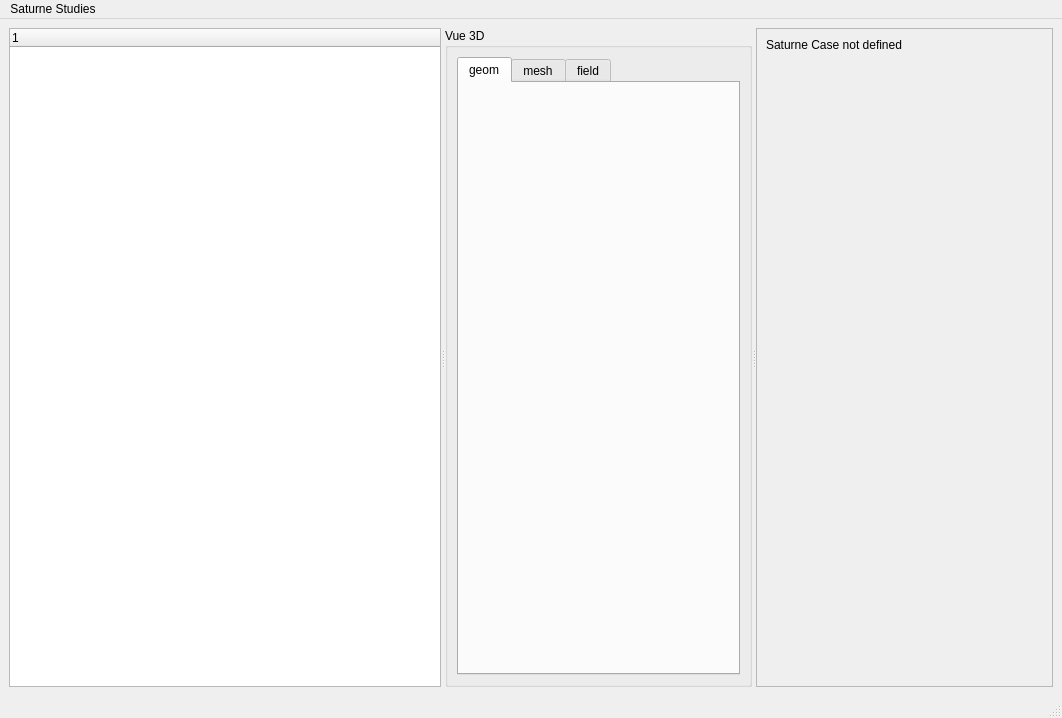
<?xml version="1.0" encoding="UTF-8"?>
<ui version="4.0">
 <class>mw_Saturne</class>
 <widget class="QMainWindow" name="mw_Saturne">
  <property name="geometry">
   <rect>
    <x>0</x>
    <y>0</y>
    <width>1062</width>
    <height>718</height>
   </rect>
  </property>
  <property name="windowTitle">
   <string>Saturne 8</string>
  </property>
  <widget class="QWidget" name="centralwidget">
   <layout class="QGridLayout" name="gridLayout_2">
    <item row="0" column="0">
     <widget class="QSplitter" name="splitter">
      <property name="orientation">
       <enum>Qt::Horizontal</enum>
      </property>
      <widget class="QTreeWidget" name="tw_gauche">
       <column>
        <property name="text">
         <string notr="true">1</string>
        </property>
       </column>
      </widget>
      <widget class="QGroupBox" name="gb_central">
       <property name="sizePolicy">
        <sizepolicy hsizetype="Preferred" vsizetype="Preferred">
         <horstretch>0</horstretch>
         <verstretch>0</verstretch>
        </sizepolicy>
       </property>
       <property name="title">
        <string>Vue 3D</string>
       </property>
       <layout class="QGridLayout" name="gridLayout">
        <item row="0" column="0">
         <widget class="QTabWidget" name="tw_central">
          <property name="currentIndex">
           <number>0</number>
          </property>
          <widget class="QWidget" name="tabGeom">
           <attribute name="title">
            <string>geom</string>
           </attribute>
           <layout class="QGridLayout" name="gl_geom">
            <item row="0" column="0">
             <widget class="QWidget" name="wd_viewGeom" native="true"/>
            </item>
           </layout>
          </widget>
          <widget class="QWidget" name="tabMesh">
           <attribute name="title">
            <string>mesh</string>
           </attribute>
           <layout class="QGridLayout" name="gl_mesh">
            <item row="0" column="0">
             <widget class="QWidget" name="wd_viewSmesh" native="true"/>
            </item>
           </layout>
          </widget>
          <widget class="QWidget" name="tabField">
           <attribute name="title">
            <string>field</string>
           </attribute>
           <layout class="QGridLayout" name="gl_field">
            <item row="0" column="0">
             <widget class="QWidget" name="wd_viewField" native="true"/>
            </item>
           </layout>
          </widget>
         </widget>
        </item>
       </layout>
      </widget>
      <widget class="QFrame" name="fr_droite">
       <property name="frameShape">
        <enum>QFrame::StyledPanel</enum>
       </property>
       <property name="frameShadow">
        <enum>QFrame::Raised</enum>
       </property>
       <layout class="QGridLayout" name="gl_fr_droite">
        <item row="1" column="1">
         <spacer name="verticalSpacer">
          <property name="orientation">
           <enum>Qt::Vertical</enum>
          </property>
          <property name="sizeHint" stdset="0">
           <size>
            <width>20</width>
            <height>569</height>
           </size>
          </property>
         </spacer>
        </item>
        <item row="0" column="0">
         <widget class="QLabel" name="lbl_droite">
          <property name="sizePolicy">
           <sizepolicy hsizetype="Preferred" vsizetype="Maximum">
            <horstretch>0</horstretch>
            <verstretch>0</verstretch>
           </sizepolicy>
          </property>
          <property name="text">
           <string>Saturne Case not defined</string>
          </property>
         </widget>
        </item>
       </layout>
      </widget>
     </widget>
    </item>
   </layout>
  </widget>
  <widget class="QMenuBar" name="menubar">
   <property name="geometry">
    <rect>
     <x>0</x>
     <y>0</y>
     <width>1062</width>
     <height>24</height>
    </rect>
   </property>
   <widget class="QMenu" name="menuSaturneStudies">
    <property name="title">
     <string>Saturne Studies</string>
    </property>
   </widget>
   <addaction name="menuSaturneStudies"/>
  </widget>
  <widget class="QStatusBar" name="statusbar"/>
 </widget>
 <resources/>
 <connections/>
</ui>
